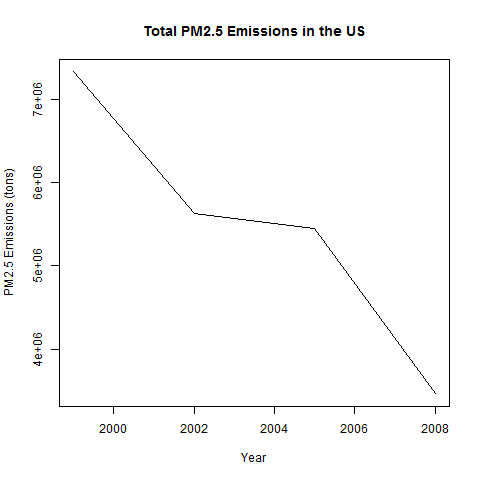

Write the R code that produced this figure.
library(dplyr)

# Read in the PM2.5 pollution data
source("..\\2. Code\\ReadData.r")

# Plot 1
# summarise by year
Emsn_year = PM25Data %>% group_by(year) %>% summarise(Emissions = sum(Emissions)) %>% arrange(year)
png("plot1.png")
with(Emsn_year,{
  plot(year,Emissions, type="l", xlab="Year", ylab="PM2.5 Emissions (tons)", main="Total PM2.5 Emissions in the US")
})
dev.off()
